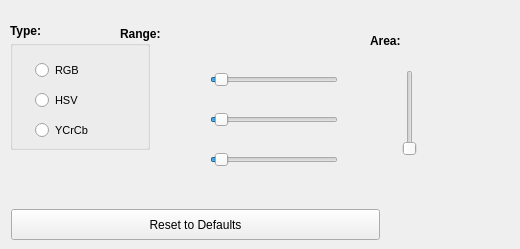
   <widget class="QWidget" name="BallTab">
    <attribute name="title">
     <string>Ball</string>
    </attribute>
    <widget class="QLabel" name="label_6">
     <property name="geometry">
      <rect>
       <x>10</x>
       <y>20</y>
       <width>65</width>
       <height>21</height>
      </rect>
     </property>
     <property name="font">
      <font>
       <pointsize>9</pointsize>
       <weight>75</weight>
       <bold>true</bold>
      </font>
     </property>
     <property name="text">
      <string>Type:</string>
     </property>
    </widget>
    <widget class="QLabel" name="label_9">
     <property name="geometry">
      <rect>
       <x>120</x>
       <y>20</y>
       <width>71</width>
       <height>27</height>
      </rect>
     </property>
     <property name="minimumSize">
      <size>
       <width>0</width>
       <height>27</height>
      </size>
     </property>
     <property name="maximumSize">
      <size>
       <width>16777215</width>
       <height>27</height>
      </size>
     </property>
     <property name="font">
      <font>
       <pointsize>9</pointsize>
       <weight>75</weight>
       <bold>true</bold>
      </font>
     </property>
     <property name="text">
      <string>Range:</string>
     </property>
    </widget>
    <widget class="QxtSpanSlider" name="BallChannel1qxtSpanSlider">
     <property name="geometry">
      <rect>
       <x>210</x>
       <y>70</y>
       <width>128</width>
       <height>20</height>
      </rect>
     </property>
     <property name="sizePolicy">
      <sizepolicy hsizetype="Expanding" vsizetype="Fixed">
       <horstretch>0</horstretch>
       <verstretch>0</verstretch>
      </sizepolicy>
     </property>
     <property name="maximum">
      <number>255</number>
     </property>
     <property name="sliderPosition">
      <number>10</number>
     </property>
     <property name="orientation">
      <enum>Qt::Horizontal</enum>
     </property>
     <property name="tickPosition">
      <enum>QSlider::NoTicks</enum>
     </property>
     <property name="upperValue">
      <number>255</number>
     </property>
     <property name="handleMovementMode">
      <enum>QxtSpanSlider::NoCrossing</enum>
     </property>
    </widget>
    <widget class="QxtSpanSlider" name="BallChannel2qxtSpanSlider">
     <property name="geometry">
      <rect>
       <x>210</x>
       <y>110</y>
       <width>128</width>
       <height>20</height>
      </rect>
     </property>
     <property name="sizePolicy">
      <sizepolicy hsizetype="Expanding" vsizetype="Fixed">
       <horstretch>0</horstretch>
       <verstretch>0</verstretch>
      </sizepolicy>
     </property>
     <property name="maximum">
      <number>255</number>
     </property>
     <property name="sliderPosition">
      <number>10</number>
     </property>
     <property name="orientation">
      <enum>Qt::Horizontal</enum>
     </property>
     <property name="upperValue">
      <number>255</number>
     </property>
     <property name="handleMovementMode">
      <enum>QxtSpanSlider::NoCrossing</enum>
     </property>
    </widget>
    <widget class="QxtSpanSlider" name="BallChannel3qxtSpanSlider">
     <property name="geometry">
      <rect>
       <x>210</x>
       <y>150</y>
       <width>128</width>
       <height>19</height>
      </rect>
     </property>
     <property name="sizePolicy">
      <sizepolicy hsizetype="Expanding" vsizetype="Fixed">
       <horstretch>0</horstretch>
       <verstretch>0</verstretch>
      </sizepolicy>
     </property>
     <property name="maximum">
      <number>255</number>
     </property>
     <property name="sliderPosition">
      <number>10</number>
     </property>
     <property name="orientation">
      <enum>Qt::Horizontal</enum>
     </property>
     <property name="upperValue">
      <number>255</number>
     </property>
     <property name="upperPosition">
      <number>255</number>
     </property>
     <property name="handleMovementMode">
      <enum>QxtSpanSlider::NoCrossing</enum>
     </property>
    </widget>
    <widget class="QPushButton" name="resetBallToDefaultsButton">
     <property name="geometry">
      <rect>
       <x>11</x>
       <y>209</y>
       <width>369</width>
       <height>31</height>
      </rect>
     </property>
     <property name="text">
      <string>Reset to Defaults</string>
     </property>
    </widget>
    <widget class="QLabel" name="BallChannel1min">
     <property name="geometry">
      <rect>
       <x>170</x>
       <y>70</y>
       <width>31</width>
       <height>21</height>
      </rect>
     </property>
     <property name="text">
      <string/>
     </property>
    </widget>
    <widget class="QLabel" name="BallChannel1max">
     <property name="geometry">
      <rect>
       <x>350</x>
       <y>70</y>
       <width>31</width>
       <height>21</height>
      </rect>
     </property>
     <property name="text">
      <string/>
     </property>
    </widget>
    <widget class="QLabel" name="BallChannel2min">
     <property name="geometry">
      <rect>
       <x>170</x>
       <y>110</y>
       <width>31</width>
       <height>21</height>
      </rect>
     </property>
     <property name="text">
      <string/>
     </property>
    </widget>
    <widget class="QLabel" name="BallChannel2max">
     <property name="geometry">
      <rect>
       <x>350</x>
       <y>110</y>
       <width>31</width>
       <height>21</height>
      </rect>
     </property>
     <property name="text">
      <string/>
     </property>
    </widget>
    <widget class="QLabel" name="BallChannel3min">
     <property name="geometry">
      <rect>
       <x>170</x>
       <y>150</y>
       <width>31</width>
       <height>21</height>
      </rect>
     </property>
     <property name="text">
      <string/>
     </property>
    </widget>
    <widget class="QLabel" name="BallChannel3max">
     <property name="geometry">
      <rect>
       <x>350</x>
       <y>150</y>
       <width>31</width>
       <height>21</height>
      </rect>
     </property>
     <property name="text">
      <string/>
     </property>
    </widget>
    <widget class="QGroupBox" name="groupBox_4">
     <property name="geometry">
      <rect>
       <x>10</x>
       <y>40</y>
       <width>140</width>
       <height>110</height>
      </rect>
     </property>
     <property name="title">
      <string/>
     </property>
     <widget class="QRadioButton" name="BallColorRGBButton">
      <property name="geometry">
       <rect>
        <x>25</x>
        <y>20</y>
        <width>60</width>
        <height>20</height>
       </rect>
      </property>
      <property name="maximumSize">
       <size>
        <width>140</width>
        <height>16777215</height>
       </size>
      </property>
      <property name="font">
       <font>
        <pointsize>8</pointsize>
       </font>
      </property>
      <property name="text">
       <string>RGB</string>
      </property>
     </widget>
     <widget class="QRadioButton" name="BallColorHSVButton">
      <property name="geometry">
       <rect>
        <x>25</x>
        <y>50</y>
        <width>60</width>
        <height>20</height>
       </rect>
      </property>
      <property name="maximumSize">
       <size>
        <width>140</width>
        <height>16777215</height>
       </size>
      </property>
      <property name="font">
       <font>
        <pointsize>8</pointsize>
       </font>
      </property>
      <property name="text">
       <string>HSV</string>
      </property>
     </widget>
     <widget class="QRadioButton" name="BallColorYCrCbButton">
      <property name="geometry">
       <rect>
        <x>25</x>
        <y>80</y>
        <width>60</width>
        <height>20</height>
       </rect>
      </property>
      <property name="maximumSize">
       <size>
        <width>140</width>
        <height>16777215</height>
       </size>
      </property>
      <property name="font">
       <font>
        <pointsize>8</pointsize>
       </font>
      </property>
      <property name="text">
       <string>YCrCb</string>
      </property>
     </widget>
    </widget>
    <widget class="QxtSpanSlider" name="BallAreaqxtSpanSlider">
     <property name="geometry">
      <rect>
       <x>400</x>
       <y>70</y>
       <width>19</width>
       <height>86</height>
      </rect>
     </property>
     <property name="maximum">
      <number>555</number>
     </property>
     <property name="singleStep">
      <number>1</number>
     </property>
     <property name="lowerValue">
      <number>0</number>
     </property>
     <property name="upperValue">
      <number>555</number>
     </property>
     <property name="handleMovementMode">
      <enum>QxtSpanSlider::NoCrossing</enum>
     </property>
    </widget>
    <widget class="QLabel" name="label_12">
     <property name="geometry">
      <rect>
       <x>370</x>
       <y>30</y>
       <width>41</width>
       <height>21</height>
      </rect>
     </property>
     <property name="font">
      <font>
       <weight>75</weight>
       <bold>true</bold>
      </font>
     </property>
     <property name="text">
      <string>Area:</string>
     </property>
    </widget>
    <widget class="QLabel" name="BallAreamaxLabel">
     <property name="geometry">
      <rect>
       <x>440</x>
       <y>50</y>
       <width>71</width>
       <height>21</height>
      </rect>
     </property>
     <property name="text">
      <string/>
     </property>
    </widget>
    <widget class="QLabel" name="BallAreaminLabel">
     <property name="geometry">
      <rect>
       <x>440</x>
       <y>140</y>
       <width>71</width>
       <height>21</height>
      </rect>
     </property>
     <property name="text">
      <string/>
     </property>
    </widget>
   </widget>
